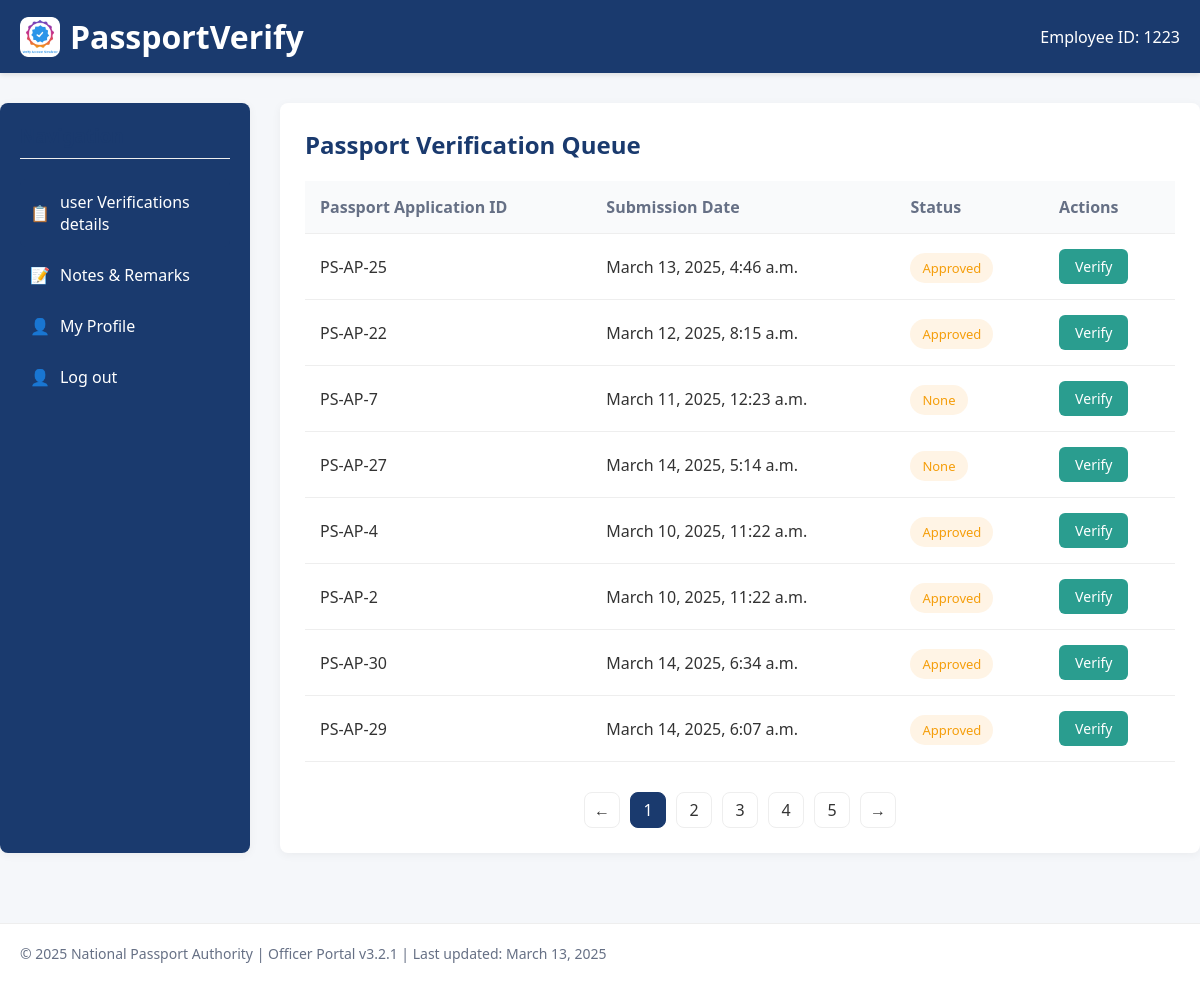
Screenshot of /verification/dashboard_verifer/ (signed in) with the database file from the repository.
### verification_app/models.py (models this page shows)
class PassportVerification(models.Model):
    VERIFIED = 'Verified'
    REJECTED = 'Rejected'
    VERIFICATION_STATUS_CHOICES = [
        (VERIFIED, 'Verified'),
        (REJECTED, 'Rejected'),
    ]
    ADMIN_PENDING = 'Pending'
    ADMIN_APPROVED = 'Approved'
    ADMIN_REJECTED = 'Rejected'
    ADMIN_VERIFICATION_CHOICES = [
        (ADMIN_PENDING, 'Pending'),
        (ADMIN_APPROVED, 'Approved'),
        (ADMIN_REJECTED, 'Rejected'),
    ]
    application_id = models.CharField(max_length=20, unique=True)
    passport_application = models.ForeignKey(PassportApplication, on_delete=models.CASCADE)
    verification_officer = models.ForeignKey(Employee, on_delete=models.CASCADE)
    verification_date_time = models.DateTimeField(auto_now=True)
    verification_status = models.CharField(max_length=20, choices=VERIFICATION_STATUS_CHOICES, blank=True, null=True)  # Limit to Verified/Rejected
    remarks = models.TextField(blank=True, null=True)
    admin_verification = models.CharField(max_length=20, choices=ADMIN_VERIFICATION_CHOICES,  blank=True, null=True)  # Limit to Pending/Approved/Rejected
    admin_remarks = models.TextField(blank=True, null=True)
    def __str__(self):
        return f"Verification for {self.application_id}"

### user_app/models.py (models this page shows, shortened)
class PassportApplication(models.Model):
    GENDER_CHOICES = [
        ('M', 'Male'),
        ('F', 'Female'),
        ('O', 'Other'),
    ]
    MARITAL_STATUS_CHOICES = [
        ('single', 'Single'),
        ('married', 'Married'),
        ('divorced', 'Divorced'),
        ('widowed', 'Widowed'),
        ('separated', 'Separated'),
    ]
    ID_TYPE_CHOICES = [
        ('aadhar', 'Aadhar Card'),
        ('pan', 'PAN Card'),
        ('passport', 'Passport'),
        ('voter', 'Voter ID'),
        ('driving', 'Driving License'),
        ('other', 'Other'),
    ]
    PASSPORT_TYPE_CHOICES = [
        ('regular', 'Regular'),
        ('official', 'Official'),
        ('diplomatic', 'Diplomatic'),
    ]
    PAGE_COUNT_CHOICES = [
        ('standard', 'Standard (36 pages)'),
        ('extra', 'Extra (60 pages)'),
    ]
    TRAVEL_PURPOSE_CHOICES = [
        ('tourism', 'Tourism'),
        ('business', 'Business'),
        ('study', 'Study'),
        ('employment', 'Employment'),
        ('family', 'Family Visit'),
        ('other', 'Other'),
    ]
    PAYMENT_METHOD_CHOICES = [
        ('online', 'Online Payment (Credit/Debit Card)'),
        ('bankTransfer', 'Bank Transfer'),
        ('challan', 'Bank Challan'),
    ]
    first_name = models.CharField(max_length=100)
    middle_name = models.CharField(max_length=100, blank=True)
    last_name = models.CharField(max_length=100)
    date_of_birth = models.DateField()
    city_of_birth = models.CharField(max_length=100)
    state_of_birth = models.CharField(max_length=100)
    country_of_birth = models.CharField(max_length=100)
    gender = models.CharField(max_length=1, choices=GENDER_CHOICES)
    marital_status = models.CharField(max_length=20, choices=MARITAL_STATUS_CHOICES)
    nationality = models.CharField(max_length=100)
    occupation = models.CharField(max_length=100)
    address_line1 = models.CharField(max_length=200)
    address_line2 = models.CharField(max_length=200, blank=True)
    city = models.CharField(max_length=100)
    state = models.CharField(max_length=100)
    postal_code = models.CharField(max_length=20)
    country = models.CharField(max_length=100)
    phone_number = models.CharField(max_length=20)
    email = models.EmailField()
    id_type = models.CharField(max_length=20, choices=ID_TYPE_CHOICES)
    id_number = models.CharField(max_length=100)
    aadhar_number = models.CharField(
        max_length=12,null=True,blank=True,
        validators=[RegexValidator(r'^\d{12}$', 'Aadhar Number must be exactly 12 digits.')]
    )
    pan_number = models.CharField(
        max_length=10,null=True,blank=True,
        validators=[RegexValidator(r'^[A-Z0-9]{10}$', 'PAN Number must be exactly 10 alphanumeric characters.')]
    )
    father_name = models.CharField(max_length=200)
    mother_name = models.CharField(max_length=200)
    father_nationality = models.CharField(max_length=100)
    mother_nationality = models.CharField(max_length=100)
    father_passport_number = models.CharField(max_length=30, blank=True)
    mother_passport_number = models.CharField(max_length=30, blank=True)
    emergency_contact_name = models.CharField(max_length=200)
    emergency_contact_relationship = models.CharField(max_length=100)
    emergency_contact_phone = models.CharField(max_length=20)
    emergency_contact_address = models.CharField(max_length=300)
    passport_type = models.CharField(max_length=20, choices=PASSPORT_TYPE_CHOICES)
    page_count = models.CharField(max_length=20, choices=PAGE_COUNT_CHOICES)
    travel_purpose = models.CharField(max_length=20, choices=TRAVEL_PURPOSE_CHOICES)
    proof_of_identity = models.JSONField(default=list)  # Stores list of selected document types
    proof_of_address = models.JSONField(default=list)   # Stores list of selected document types
    additional_documents = models.TextField(blank=True)
    payment_method = models.JSONField(default=list)  # Stores selected payment methods
    expedited_service = models.BooleanField(default=False)
    total_amount = models.DecimalField(max_digits=10, decimal_places=2, default=0.0)  # New Field
    signature_file = models.ImageField(upload_to='signatures/', blank=True, null=True)
    application_date = models.DateField()
    parental_consent = models.BooleanField(default=False)
    terms_agreed = models.BooleanField(default=False)
    created_at = models.DateTimeField(auto_now_add=True)
    updated_at = models.DateTimeField(auto_now=True)
    application_status = models.CharField(max_length=20, default='draft')
    user = models.ForeignKey(PassportRegistration, on_delete=models.CASCADE, blank=True, null=True)

### verification_app/views.py (the view)
# urls.py: path('dashboard_verifer/',views.dashboard_verifier_view,name='dashboard_verifer'),
def dashboard_verifier_view(request):
    passport_applications = PassportApplication.objects.all()
    emp_id = request.session.get('emp_id')
    verification_officer = Employee.objects.get(employee_id=emp_id)
    print(verification_officer.id)
    passport_verification = PassportVerification.objects.filter(verification_officer=verification_officer)
    print(passport_verification)
    context = {
        'passport_applications': passport_applications,
        'passport_verification': passport_verification,
    }
    return render(request,'dashboard_verifier.html', context)

### verification_app/templates/dashboard_verifier.html (shortened to what this page needs)
<!DOCTYPE html>
<html lang="en">
    {% load static %}
<head>
</head>
<body>
    <header>
        <div class="container header-content">
            <div class="logo">
                <img src="{% static 'image/verifer_logo.png' %}" alt="Passport Authority Logo">
                <h1>PassportVerify</h1>
            </div>
            <div class="user-info">
                <span>Employee ID: {{request.session.emp_id}}</span>
            </div>
        </div>
    </header>
    <main class="main-content container">
        <div class="dashboard">
            <aside class="sidebar">
                <h3>Navigation</h3>
                <a href="#" class="menu-item active">
                    <span>📋</span> user Verifications details
                </a>
                 <a href="#" class="menu-item">
                    <span>📝</span> Notes & Remarks
                </a>
                <a href="#" class="menu-item">
                    <span>👤</span> My Profile
                </a>
                <a href="{% url 'verifier_logout' %}" class="menu-item">
                    <span>👤</span> Log out
                </a>
            </aside>
            <section class="verification-area">
                <div class="section-header">
                    <h2 class="section-title">Passport Verification Queue</h2>
                </div>
                <table class="applications-table">
                    <thead>
                        <tr>
                            <th>Passport Application ID</th>
                            <th>Submission Date</th>
                            <th>Status</th>
                            <th>Actions</th>
                        </tr>
                    </thead>
                    <tbody>
                        {% for d in passport_verification %}
                        <tr>
                            <td>PS-AP-{{d.application_id}}</td>
                            <td>{{d.passport_application.created_at}}</td>
                            <td><span class="status-badge status-pending">{{d.verification_status}}</span></td>
                            <td>
                                <a href="{% url 'status_update' p_id=d.id %}"><button class="action-btn btn-verify">Verify</button></a>
                            </td>
                        </tr>
                        {% endfor %}
                    </tbody>
                </table>
                <div class="pagination">
                    <div class="page-item">←</div>
                    <div class="page-item active">1</div>
                    <div class="page-item">2</div>
                    <div class="page-item">3</div>
                    <div class="page-item">4</div>
                    <div class="page-item">5</div>
                    <div class="page-item">→</div>
                </div>
            </section>
        </div>
    </main>
    <footer>
        <div class="container">
            <p>© 2025 National Passport Authority | Officer Portal v3.2.1 | Last updated: March 13, 2025</p>
        </div>
    </footer>
</body>
</html>

### verification_app/templates/dashboard_verifier.html (style rules this page uses)
:root { --primary-color: #1a3a6e; --secondary-color: #e63946; --light-color: #f1faee; --accent-color: #457b9d; --success-color: #2a9d8f; --warning-color: #e9c46a; --danger-color: #e76f51; }
* { margin: 0; padding: 0; box-sizing: border-box; font-family: 'Segoe UI', Tahoma, Geneva, Verdana, sans-serif; }
body { background-color: #f5f7fa; color: #333; }
.container { max-width: 1200px; margin: 0 auto; padding: 0 20px; }
header { background-color: var(--primary-color); color: white; padding: 15px 0; box-shadow: 0 2px 5px rgba(0,0,0,0.1); }
.header-content { display: flex; justify-content: space-between; align-items: center; }
.logo { display: flex; align-items: center; gap: 10px; }
.logo img { height: 40px; }
.user-info { display: flex; align-items: center; gap: 10px; }
.main-content { padding: 30px 0; }
.dashboard { display: grid; grid-template-columns: 250px 1fr; gap: 30px; }
.sidebar { background-color: var(--primary-color); color: white; border-radius: 8px; box-shadow: 0 2px 10px rgba(0,0,0,0.05); padding: 20px; }
.sidebar h3 { color: var(--primary-color); margin-bottom: 20px; padding-bottom: 10px; border-bottom: 1px solid #eee; }
.menu-item { display: flex; align-items: center; gap: 10px; padding: 12px 10px; border-radius: 6px; color: white; text-decoration: none; transition: background-color 0.3s; margin-bottom: 5px; }
.menu-item.active { background-color: var(--primary-color); color: white; }
.verification-area { background-color: white; border-radius: 8px; box-shadow: 0 2px 10px rgba(0,0,0,0.05); padding: 25px; }
.section-header { display: flex; justify-content: space-between; align-items: center; margin-bottom: 20px; }
.section-title { color: var(--primary-color); font-size: 1.5rem; }
.applications-table { width: 100%; border-collapse: collapse; }
.applications-table th, .applications-table td { padding: 15px; text-align: left; border-bottom: 1px solid #eee; }
.applications-table th { color: #667085; font-weight: 600; background-color: #f9fafb; }
.status-badge { padding: 6px 12px; border-radius: 20px; font-size: 13px; font-weight: 500; }
.status-pending { background-color: #fff4e5; color: #f59e0b; }
.action-btn { padding: 8px 16px; border-radius: 6px; font-size: 14px; font-weight: 500; cursor: pointer; border: none; transition: all 0.3s; }
.btn-verify { background-color: var(--success-color); color: white; }
.pagination { display: flex; justify-content: center; margin-top: 30px; gap: 10px; }
.page-item { width: 36px; height: 36px; border-radius: 8px; display: flex; align-items: center; justify-content: center; background-color: white; border: 1px solid #eee; cursor: pointer; transition: all 0.3s; }
.page-item.active { background-color: var(--primary-color); color: white; border-color: var(--primary-color); }
footer { background-color: white; padding: 20px 0; margin-top: 40px; border-top: 1px solid #eee; font-size: 14px; color: #667085; }

### rows the page displays
PassportVerification: application_id "25", passport_application.created_at "March 13, 2025, 4:46 a.m.", verification_status "Approved"
PassportVerification: application_id "22", passport_application.created_at "March 12, 2025, 8:15 a.m.", verification_status "Approved"
PassportVerification: application_id "7", passport_application.created_at "March 11, 2025, 12:23 a.m.", verification_status "None"
PassportVerification: application_id "27", passport_application.created_at "March 14, 2025, 5:14 a.m.", verification_status "None"
PassportVerification: application_id "4", passport_application.created_at "March 10, 2025, 11:22 a.m.", verification_status "Approved"
PassportVerification: application_id "2", passport_application.created_at "March 10, 2025, 11:22 a.m.", verification_status "Approved"
PassportVerification: application_id "30", passport_application.created_at "March 14, 2025, 6:34 a.m.", verification_status "Approved"
PassportVerification: application_id "29", passport_application.created_at "March 14, 2025, 6:07 a.m.", verification_status "Approved"

### other values shown
{{ request.session.emp_id }} "1223"
